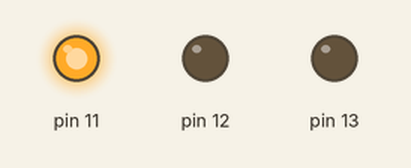
Recording of a sketch running on a simulated Arduino Uno, built with avr-gcc and run on an emulated ATmega328P. Shown: output pins drawn as LEDs (lit = HIGH). What the sketch prints to the serial monitor is not drawn.

Above: at 2.5 s.
At 7.5 s:
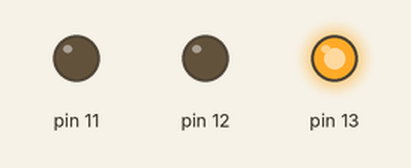
At 10.2 s:
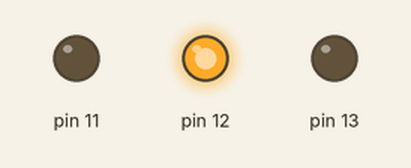
At 12.8 s:
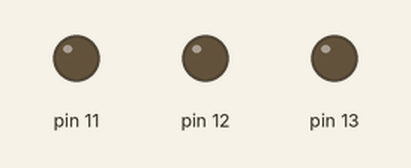
Timing chart, 0 to 17.0 s (numbered marks = the images above):
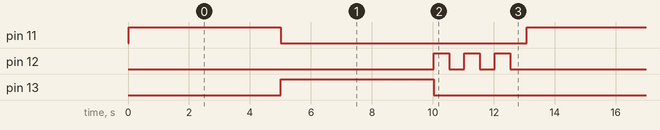

The sketch:

traffic_light.ino
```cpp
/*
УРОК 2: УМНЫЙ СВЕТОФОР НА ARDUINO
Автор: [Eridan-forge]
Дата: январь 2026

Цель урока: Научиться управлять несколькими устройствами
            и создавать логические последовательности.

Схема подключения:
🔴 Красный светодиод (верхний) → PIN 11 → Резистор 220Ω → GND
🟡 Жёлтый светодиод (средний)  → PIN 12 → Резистор 220Ω → GND
🟢 Зелёный светодиод (нижний)  → PIN 13 → Резистор 220Ω → GND

Логика работы:
1. 🔴 Красный горит 5 секунд
2. 🟢 Зелёный горит 5 секунд
3. 🟡 Жёлтый мигает 3 раза (по 0.5 секунд)
4. Повтор с начала
*/

// НАСТРОЙКА - выполняется один раз при включении
void setup() {
  // Настраиваем пины как ВЫХОДЫ (будем управлять светодиодами)
  pinMode(11, OUTPUT);  // 🔴 Красный светодиод
  pinMode(12, OUTPUT);  // 🟡 Жёлтый светодиод
  pinMode(13, OUTPUT);  // 🟢 Зелёный светодиод

  // Для отладки в Serial Monitor (опционально)
  Serial.begin(9600);
  Serial.println("Светофор запущен!");
}

// ОСНОВНОЙ ЦИКЛ - выполняется бесконечно
void loop() {
  // ========== ФАЗА 1: КРАСНЫЙ СИГНАЛ ==========
  Serial.println("🔴 КРАСНЫЙ: СТОП (5 секунд)");
  digitalWrite(11, HIGH);  // Включить красный
  digitalWrite(12, LOW);   // Выключить жёлтый
  digitalWrite(13, LOW);   // Выключить зелёный
  delay(5000);             // Ждать 5000 миллисекунд = 5 секунд

  // ========== ФАЗА 2: ЗЕЛЁНЫЙ СИГНАЛ ==========
  Serial.println("🟢 ЗЕЛЁНЫЙ: ИДТИ (5 секунд)");
  digitalWrite(11, LOW);   // Выключить красный
  digitalWrite(12, LOW);   // Выключить жёлтый
  digitalWrite(13, HIGH);  // Включить зелёный
  delay(5000);             // Ждать 5 секунд

  // ========== ФАЗА 3: ЖЁЛТЫЙ МИГАЕТ ==========
  Serial.println("🟡 ЖЁЛТЫЙ: ВНИМАНИЕ (мигает 3 раза)");

  // Цикл for повторяется 3 раза
  for (int i = 1; i <= 3; i++) {
    Serial.print("  Мигание ");
    Serial.println(i);

    digitalWrite(11, LOW);    // Красный выключен
    digitalWrite(12, HIGH);   // Включить жёлтый
    digitalWrite(13, LOW);    // Зелёный выключен
    delay(500);               // Горит 0.5 секунды

    digitalWrite(12, LOW);    // Выключить жёлтый
    delay(500);               // Не горит 0.5 секунды
  }

  Serial.println("=== ЦИКЛ ЗАВЕРШЁН, НАЧИНАЕМ СНОВА ===\n");
  // Программа вернётся к началу loop() и повторит всё
} // НЕ ЗАБУДЬТЕ!

/*
ЧАСТЫЕ ОШИБКИ И РЕШЕНИЯ:

1. ❌ Светодиоды горят все сразу
   ✅ Проверить: выключаем предыдущий перед включением нового

2. ❌ Жёлтый мигает бесконечно
   ✅ Проверить: условие в for должно быть i <= 3 (или i < 3)

3. ❌ Слишком быстрое переключение
   ✅ Увеличить значения в delay() (5000 = 5 секунд)

4. ❌ Неправильный порядок цветов
   ✅ Запомнить: 🔴→🟢→🟡 (красный→зелёный→жёлтый)

ЭКСПЕРИМЕНТЫ ДЛЯ УЧЕНИКОВ:

1. Измени время красного сигнала на 10 секунд
2. Сделай 5 миганий жёлтого вместо 3
3. Добавь звуковой сигнал при переключении
4. Создай "ночной режим" - только жёлтый мигает
*/
```

Measured:
- by itself, pin 11, pin 13: alternates HIGH for 5.0 s and LOW for 8.1 s
- by itself, pin 12: repeats every 13.1 s: 2 × (LOW 0.50 s, HIGH 0.50 s), LOW 10.6 s, HIGH 0.50 s
- by itself, everything shown: repeats every 13.1 s, in 8 steps
